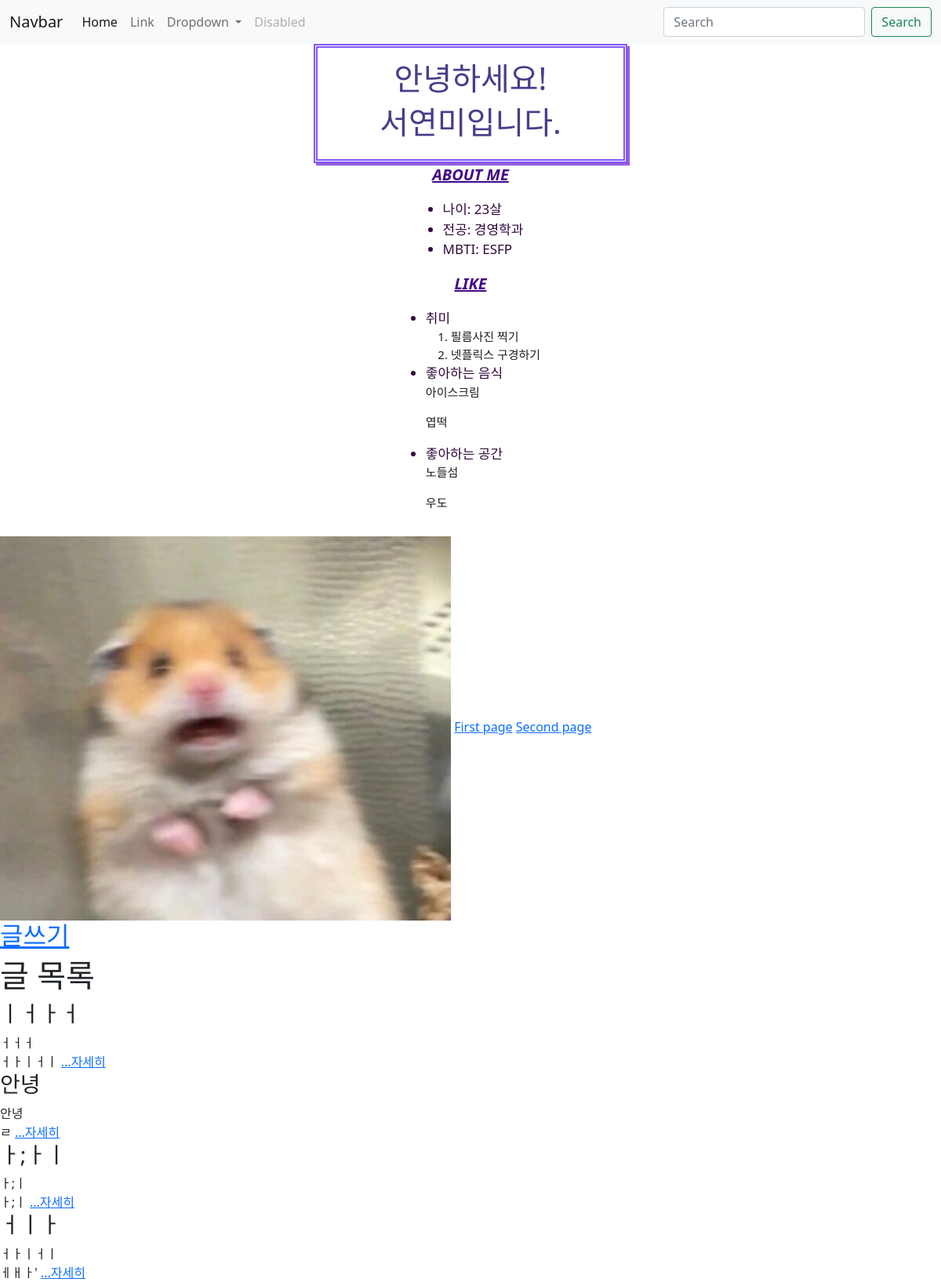
The app's page /posts/, older data.
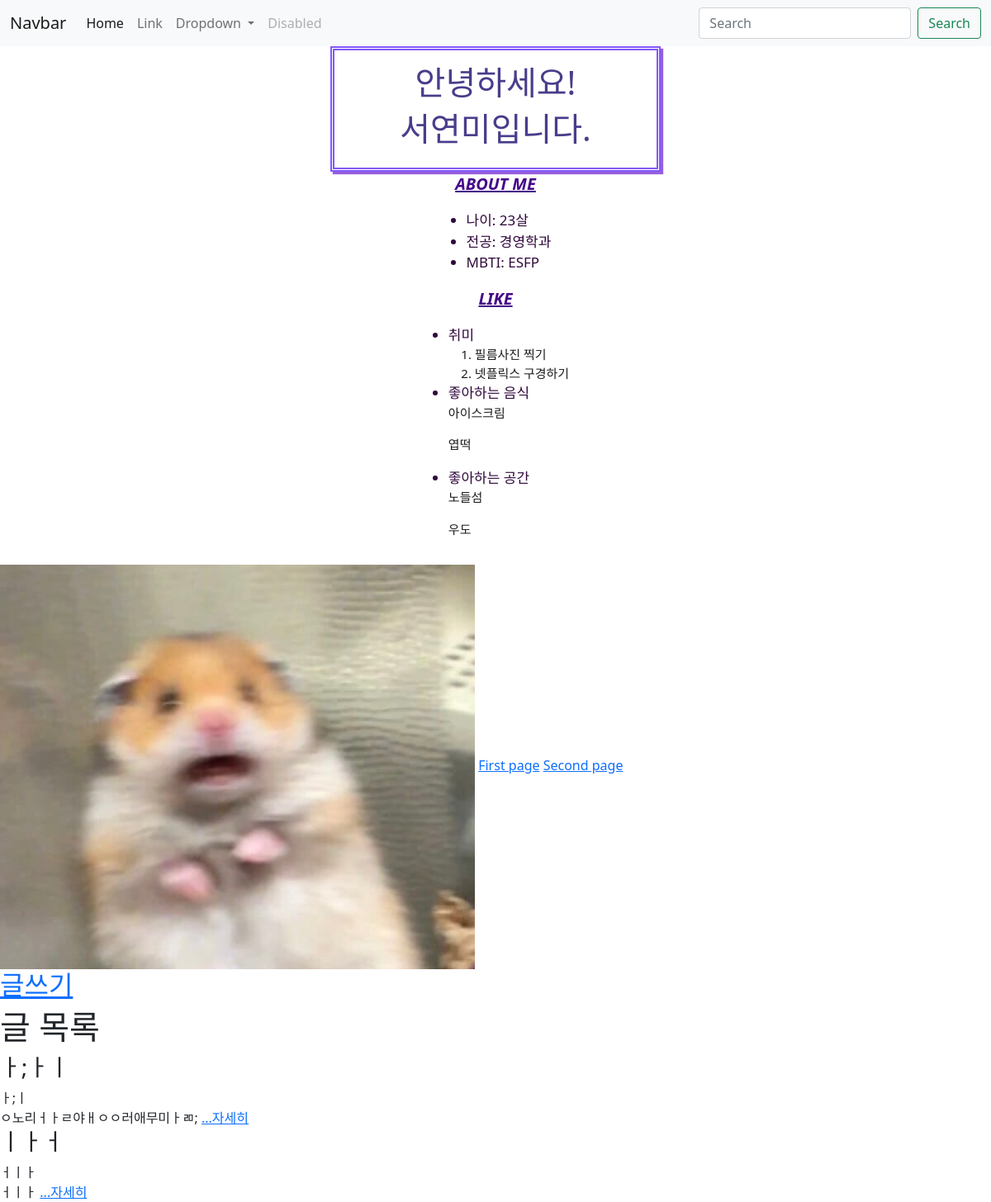
The same page, newer data.
### main/models.py (models this page shows, shortened)
class Post(models.Model):
    id= models.AutoField(primary_key=True)
    title= models.CharField(max_length=200)
    writer=models.CharField(max_length=100)
    pub_date=models.DateTimeField()
    body=models.TextField()
    image= models.ImageField(upload_to = "blog/", blank=True, null = True)
    def summary(self):
        return self.body[:20]

### main/views.py (the view)
# urls.py: path('posts/', posts, name="posts"),
def posts(request):
    posts= Post.objects.all()
    return render(request, 'main/mainpage.html',{'posts': posts})

### main/templates/main/mainpage.html
{% extends 'base.html' %}
{% load static %}
{% block content %}
    <div class="mainbox">
        <h1>안녕하세요!</h1>
        <h1>서연미입니다.</h1>
        </div>
        <p class="category">ABOUT ME</p>
        <ul class="aboutme">
            <li>나이: 23살</li>
            <li>전공: 경영학과</li>
            <li>MBTI: ESFP</li>
        </ul>
        <p class="category">LIKE</p>
        <ul class="like">
            <li>취미</li>
            <ol class= "content">
                <li>필름사진 찍기</li>
                <li>넷플릭스 구경하기</li>
            </ol>
            <li>좋아하는 음식</li>
                <p class= "content">  아이스크림</p>
                <p class= "content">  엽떡</p>
            <li>좋아하는 공간</li>
                <p class= "content">노들섬</p>
                <p class= "content">우도</p>
        </ul>
    <img src="{% static 'images/hi.jpg' %}">
    <a href="{% url 'main:showfirst'%}">First page</a>
    <a href="{% url 'main:showsecond'%}">Second page</a>
<h2><a href="{% url 'main:new'%}">글쓰기</a></h2>
<h1>글 목록</h1>
<div>
{%for post in posts %}
<div>
    <h3>{{post.title}}</h3>
    {{post.writer}}<br>
    {{post.summary}}
<a href="{% url 'main:detail' post.id %}">...자세히</a>
    <br>
</div>
{% endfor%}
</div>
{% endblock %}

### project3/templates/base.html (shortened to what this page needs)
<!DOCTYPE html>
{% load static %}
<html lang="en">
<head>
    <link href="https://cdn.jsdelivr.net/npm/bootstrap@5.1.3/dist/css/bootstrap.min.css" rel="stylesheet">
    <link rel="stylesheet" type="text/css" href="{% static 'css/project.css' %}">
</head>
<body>
    {% include 'shared/_navbar.html' %}
    <div calss="container">
        {% block content %}
        {% endblock %}
    </div>
</body>
</html>

### project3/templates/shared/_navbar.html (shortened to what this page needs)
   <nav class="navbar navbar-expand-lg navbar-light bg-light">
    <div class="container-fluid">
      <a class="navbar-brand" href="#">Navbar</a>
      <div class="collapse navbar-collapse" id="navbarSupportedContent">
        <ul class="navbar-nav me-auto mb-2 mb-lg-0">
          <li class="nav-item">
            <a class="nav-link active" aria-current="page" href="#">Home</a>
          </li>
          <li class="nav-item">
            <a class="nav-link" href="#">Link</a>
          </li>
          <li class="nav-item dropdown">
            <a class="nav-link dropdown-toggle" href="#" id="navbarDropdown" role="button" data-bs-toggle="dropdown" aria-expanded="false">
              Dropdown
            </a>
          </li>
          <li class="nav-item">
            <a class="nav-link disabled">Disabled</a>
          </li>
        </ul>
        <form class="d-flex">
          <input class="form-control me-2" type="search" placeholder="Search" aria-label="Search">
          <button class="btn btn-outline-success" type="submit">Search</button>
        </form>
      </div>
    </div>
  </nav>

### project3/static/css/project.css (style rules this page uses)
.mainbox { border: thick double #8258FA; width: 400px; text-align: center; color: darkslateblue; margin-left: auto; margin-right: auto; padding:15px; box-shadow: 3px 3px 1px #965fdd; }
.category { text-align: center; font-style: italic; font-weight: bold; color:#440588; text-decoration: underline; font-size:20px; }
.aboutme { font-size: 17px; color:#30093c; display: table; margin-left: auto; margin-right: auto; }
.like { font-size:17px; color:#30093c; display: table; margin-left: auto; margin-right: auto; }
.content { font-size: 15px; color:#1C1C1C }

Row changes from the older to the newer data that the page shows:
removed Post: title "ㅣㅓㅏㅓ", writer "ㅓㅓㅓ", summary "ㅓㅏㅣㅓㅣ"
removed Post: title "안녕", writer "안녕", summary "ㄹ"
removed Post: title "ㅓㅣㅏ", writer "ㅓㅏㅣㅓㅣ", summary "ㅔㅐㅏ'"
changed Post "ㅏ;ㅏㅣ": summary "ㅏ;ㅣ" → "ㅇ노리ㅓㅏㄹ야ㅐㅇㅇ러애무미ㅏㄻ;"
added Post: title "ㅣㅏㅓ", writer "ㅓㅣㅏ", summary "ㅓㅣㅏ"
